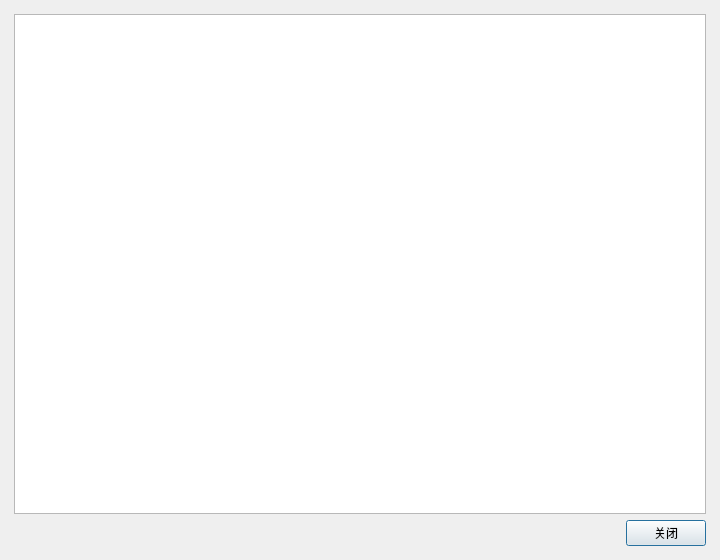
<?xml version="1.0" encoding="UTF-8"?>
<ui version="4.0">
 <class>HelpDialog</class>
 <widget class="QDialog" name="HelpDialog">
  <property name="geometry">
   <rect>
    <x>0</x>
    <y>0</y>
    <width>720</width>
    <height>560</height>
   </rect>
  </property>
  <property name="windowTitle">
   <string>帮助说明</string>
  </property>
  <layout class="QVBoxLayout" name="verticalLayout">
   <property name="leftMargin">
    <number>14</number>
   </property>
   <property name="topMargin">
    <number>14</number>
   </property>
   <property name="rightMargin">
    <number>14</number>
   </property>
   <property name="bottomMargin">
    <number>14</number>
   </property>
   <item>
    <widget class="QTextBrowser" name="helpTextBrowser"/>
   </item>
   <item>
    <layout class="QHBoxLayout" name="buttonLayout">
     <item>
      <spacer name="buttonSpacer">
       <property name="orientation">
        <enum>Qt::Orientation::Horizontal</enum>
       </property>
       <property name="sizeHint" stdset="0">
        <size>
         <width>40</width>
         <height>20</height>
        </size>
       </property>
      </spacer>
     </item>
     <item>
      <widget class="QPushButton" name="closeButton">
       <property name="minimumWidth">
        <number>96</number>
       </property>
       <property name="text">
        <string>关闭</string>
       </property>
      </widget>
     </item>
    </layout>
   </item>
  </layout>
 </widget>
 <resources/>
 <connections/>
</ui>
